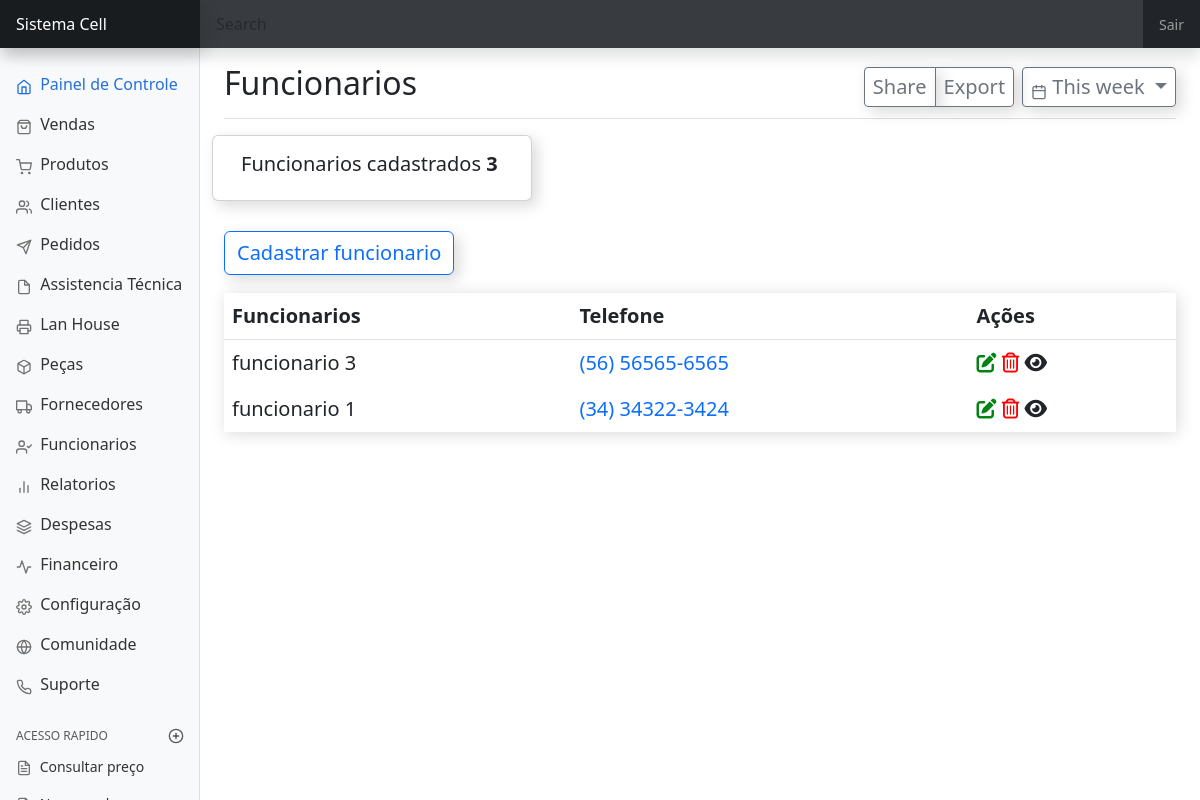
/colaborador/ (signed in), run on the app's committed database.
### colaborador/models.py (models this page shows, shortened)
class Colaborador(models.Model):
    usuario = models.ForeignKey(User, on_delete=models.PROTECT)
    nome_colaborador = models.CharField(max_length=90)
    data_criacao = models.DateTimeField(auto_now_add=True, editable=False)
    data_edicao = models.DateTimeField(auto_now=True, editable=False)
    data_nascimento = models.DateField(null=True, blank=True)
    cpf = models.CharField(max_length=14, null=True, blank=True)
    telefone_contato = models.CharField(max_length=15)
    telefone_contato_2 = models.CharField(max_length=15, null=True, blank=True)
    rua = models.CharField(max_length=99, null=True, blank=True)
    numero_casa = models.IntegerField(null=True, blank=True)
    bairro = models.CharField(max_length=90, null=True, blank=True)
    cargo = models.CharField(max_length=90, null=True, blank=True)
    salario = models.DecimalField(max_digits=9, decimal_places=2, null=True, blank=True)
    data_pagamento = models.DateField(null=True, blank=True)
    observacao = models.TextField(null=True, blank=True)

### colaborador/views.py (the view)
# urls.py: path('colaborador/', login_required(ListaColaborador.as_view()), name='colaborador'),
class ListaColaborador(ListView):
    model = Colaborador
    template_name = 'colaborador/pagina-inicial-colaborador.html'
    def get_queryset(self):
        return Colaborador.objects.filter(usuario=self.request.user)

### colaborador/templatetags/totalcolaborador.py (called while the page is built)
@register.simple_tag
def total_colaborador():
    total = Colaborador.objects.all().count()
    if total == 0:
        return '0'
    return total

### colaborador/templates/colaborador/pagina-inicial-colaborador.html (shortened to what this page needs)
{% extends 'dashboard/pagina-inicial.html' %}
{% load totalcolaborador %}
{% block titulo %}
Funcionarios
{% endblock titulo%}
{% block conteudo %}
<div class="row" id="total-colaboradores">
    <div class="card">
        <div class="card-body">
            <h5 class="card-title"> Funcionarios cadastrados <b>{% total_colaborador %}</b></h5>
        </div>
    </div>
</div>
<div style="margin-top: 30px;">
<a class="btn btn-outline-primary" data-bs-toggle="modal" data-bs-target="#staticBackdrop" hx-get="{% url 'cadastrar-colaborador' %}"
    hx-target="#adicionar-conteudo" hx-swap="innerHTML">Cadastrar funcionario </a>
</div>
<div style="padding-top:18px">
    <table class="table table-borderless table-hover" style="box-shadow: 2px 2px 15px 0px rgba(4, 4, 4, 0.15);">
        <thead style="border-bottom: 0.15px solid rgb(229, 224, 224)">
            <tr>
                <th>Funcionarios</th>
                <th>Telefone</th>
                <th>Ações</th>
            </tr>
        </thead>
        <tbody id="colaborador-Tbody">
            {% include 'colaborador/tabela/tabela-colaborador.html' %}
        </tbody>
    </table>
</div>
{% endblock conteudo %}

### colaborador/templates/colaborador/tabela/linhas-tabela-colaborador.html
<tr id="colaboradorTr{{ object.pk }}">
    <td>{{ object.nome_colaborador }}</td>
    <td><a href="tel:+55{{ object.telefone_contato }}" style="text-decoration: none;">{{ object.telefone_contato }}</a></td>
    <td>
        <span data-bs-toggle="modal" data-bs-target="#staticBackdrop" hx-get="{% url 'editar-colaborador' object.pk %}"
            hx-target="#adicionar-conteudo">
            <i class="fa-solid fa-pen-to-square" style="color: rgb(4, 131, 21);"></i>
        </span>
        <span data-bs-toggle="modal" data-bs-target="#success_tic_delete" hx-get="{% url 'apagar-colaborador' object.pk %}"
            hx-confirm="Deseja mesmo apagar {{ object.nome_colaborador }}" hx-target="closest tr"
            hx-swap="outerHTML swap:1s">
            <i class="fa-regular fa-trash-can" style="color: red;"></i>
        </span>
        <span data-bs-toggle="offcanvas" data-bs-target="#offcanvasRight" hx-get="{% url 'detalhe-colaborador' object.pk %}"
        hx-target="#detalhe-colaborador" hx-swap="innerHTML"><i class="fa fa-eye"></i></span>
    </td>
</tr>

### static/css/dashboard.css (style rules this page uses)
body { font-size: .875rem; }

### colaborador/templates/colaborador/pagina-inicial-colaborador.html (style rules this page uses)
.card { max-width: 20rem; box-shadow: 5px 5px 15px 0px rgba(4, 4, 4, 0.15); }
.table { font-size: 20px; }
.btn { box-shadow: 5px 5px 15px 0px rgba(4, 4, 4, 0.15); font-size: 20px; }

### data on the page
Colaborador: nome_colaborador "funcionario 3", telefone_contato "(56) 56565-6565"
Colaborador: nome_colaborador "funcionario 1", telefone_contato "(34) 34322-3424"
